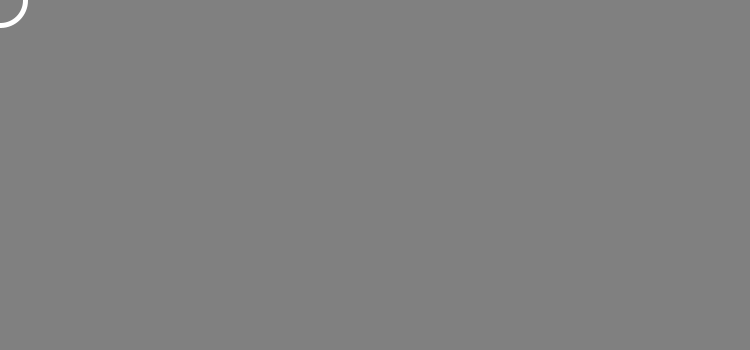
Frame 1 (no input)
Frame 60 (the mouse pressed at the canvas centre just before this capture): identical to frame 1, image omitted
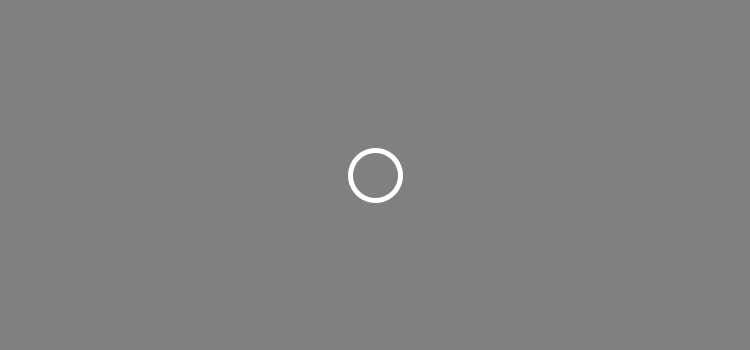
Frame 120 (the mouse held since frame 60 and released just before this capture)

The Processing sketch that drew these frames (run headless with seeded random() and noise(); from frame 60 on, the mouse is pressed at the canvas centre):

// Processing sketch: sketch06
// ── sketch06.pde
void setup() {
  size(750, 350);
  noFill();
  strokeWeight(5);
  rectMode(CENTER);
}

void draw() {
  background(128);

  // 左半分
  if (mouseX <= width/2) {
    stroke(255);
    ellipse(mouseX, mouseY, 50, 50);
  }
  // 右半分
  else {
    stroke(0);
    rect(mouseX, mouseY, 50, 50);
  }
}
